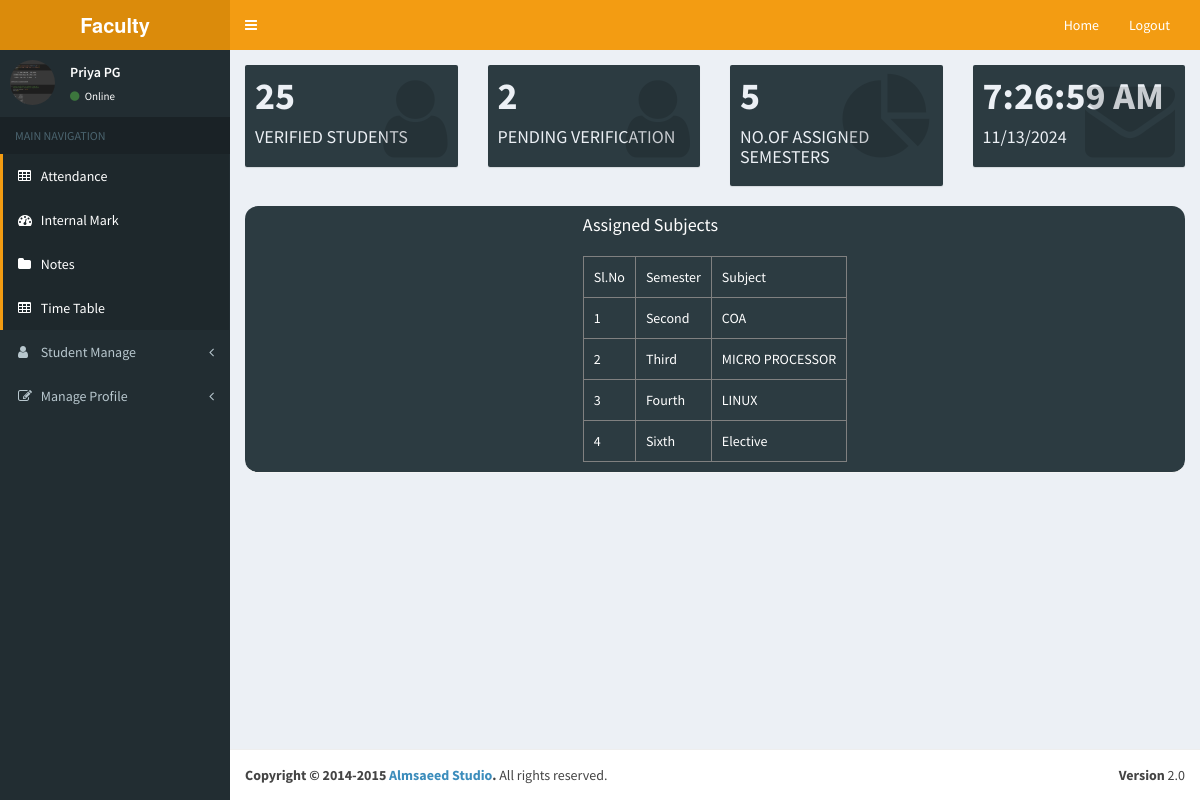
/Project/Faculty/HomePage.php (signed in), run on the app's committed database.
### tables this page shows
CREATE TABLE `tbl_faculty` (
  `faculty_id` int(11) NOT NULL,
  `faculty_name` varchar(30) NOT NULL,
  `faculty_contact` varchar(10) NOT NULL,
  `faculty_address` varchar(500) NOT NULL,
  `faculty_photo` varchar(300) NOT NULL,
  `faculty_proof` varchar(300) NOT NULL,
  `faculty_email` varchar(50) NOT NULL,
  `faculty_password` varchar(10) NOT NULL,
  `place_id` int(10) NOT NULL
);

CREATE TABLE `tbl_assign` (
  `assign_id` int(11) NOT NULL,
  `assign_date` varchar(20) NOT NULL,
  `faculty_id` int(10) NOT NULL,
  `subject_id` int(10) NOT NULL,
  `semester_id` int(10) NOT NULL
);

CREATE TABLE `tbl_semester` (
  `semester_id` int(11) NOT NULL,
  `semester_name` varchar(10) NOT NULL
);

CREATE TABLE `tbl_subject` (
  `subject_id` int(11) NOT NULL,
  `subject_name` varchar(20) NOT NULL,
  `semester_id` int(10) NOT NULL,
  `course_id` int(10) NOT NULL
);

### Project/Faculty/HomePage.php (the view, shortened to what this page needs)
<?php
include('Head.php');
include("../Assets/Connection/Connection.php");
$selqry = "select count(student_id) as num from tbl_student where student_vstatus=1";
$result = $con->query($selqry);
$row = $result->fetch_assoc();
$selQry = "select count(student_id) as num1 from tbl_student where student_vstatus=0";
$res = $con->query($selQry);
$data = $res->fetch_assoc();
?>
<section class="content" style="min-width:700px;">
  <div class="row">
    <div class="col-lg-3 col-xs-6">
      <div class="small-box bg-dark" style="
    background-color: #2c3b41;
">
        <div class="inner">
          <h3>
            <?php echo $row['num'] ?>
          </h3>
          <h4>VERIFIED STUDENTS</h4>
        </div>
        <div class="icon">
          <i class="fa fa-user"></i>
        </div>
      </div>
    </div>
    <div class="col-lg-3 col-xs-6">
      <div class="small-box bg-green" style="
    background-color: #2c3b41;
">
        <div class="inner">
          <h3>
            <?php echo $data['num1']; ?>
          </h3>
          <h4>PENDING VERIFICATION</h4>
        </div>
        <div class="icon">
          <i class="fa fa-user"></i>
        </div>
      </div>
    </div>
    <div class="col-lg-3 col-xs-6">
      <div class="small-box bg-yellow" style="
    background-color: #2c3b41;
">
        <div class="inner">
          <?php
          $sselQry = "select count(semester_id) as num3 from tbl_assign where faculty_id=" . $_SESSION['fid'];
          $sres = $con->query($sselQry);
          $sdata = $sres->fetch_assoc();
          ?>
          <h3>
            <?php echo $sdata['num3']; ?>
          </h3>
          <h4>NO.OF ASSIGNED SEMESTERS</h4>
        </div>
        <div class="icon">
          <i class="fa fa-pie-chart"></i>
        </div>
      </div>
    </div>
    <div class="col-lg-3 col-xs-6">
      <div class="small-box" style="
    background-color: #2c3b41;
">
        <div class="inner">
          <h3><span id="time"></span></h3>
          <h4><span id="date"></span></h4>
        </div>
        <div class="icon">
          <i class="fa fa-envelope"></i>
        </div>
      </div>
    </div>
  </div>
  <?php
  include("../Assets/Connection/Connection.php");
  ?>
  <!DOCTYPE html
    PUBLIC "-//W3C//DTD XHTML 1.0 Transitional//EN" "http://www.w3.org/TR/xhtml1/DTD/xhtml1-transitional.dtd">
  <html xmlns="http://www.w3.org/1999/xhtml">
  <head>
  </head>
  <body>
<div style="display: flex;">
    <div class="box-header with-border" style="background:#2c3b41;color:white; width:100%; border-radius: 13px;display: flex; justify-content: center;  ">
    <div>
      <h3 class="box-title">Assigned Subjects</h3>
      <form id="form1" name="form1" method="post" action="">
        <?php
        $selqry = "select * from tbl_assign a inner join tbl_semester s on s.semester_id=a.semester_id inner join tbl_subject su on su.subject_id=a.subject_id where faculty_id='" . $_SESSION['fid'] . "'";
        $res = $con->query($selqry);
        if ($res->num_rows > 0) {
          ?>
          <table border="1">
            <tr>
              <td>Sl.No</td>
              <td>Semester</td>
              <td>Subject</td>
            </tr>
            <?php
            $i = 0;
            while ($data = $res->fetch_assoc()) {
              $i++;
              ?>
              <tr>
                <td>
                  <?php echo $i; ?>
                </td>
                <td>
                  <?php echo $data['semester_name']; ?>
                </td>
                <td>
                  <?php echo $data['subject_name']; ?>
                </td>
              </tr>
              <?php
            }
            ?>
          </table>
          <?php
        }
        ?>
      </form>
    </div>
    </div>
</div>
  </body>
  </html>
</section>
<?php
include('Foot.php');
?>

### Project/Faculty/Head.php (shortened to what this page needs)
<!DOCTYPE html>
<html>
  <head>
    <?php
    include("../Assets/Connection/Connection.php");
    ?>
    <link href="../Assets/Template/Admin/bootstrap/css/bootstrap.min.css" rel="stylesheet" type="text/css" />
    <link href="https://maxcdn.bootstrapcdn.com/font-awesome/4.3.0/css/font-awesome.min.css" rel="stylesheet" type="text/css" />
    <link href="http://code.ionicframework.com/ionicons/2.0.0/css/ionicons.min.css" rel="stylesheet" type="text/css" />
    <link href="../Assets/Template/Admin/dist/css/AdminLTE.min.css" rel="stylesheet" type="text/css" />
    <link href="../Assets/Template/form.css" rel="stylesheet" type="text/css" />
    <link href="../Assets/Template/Admin/dist/css/skins/_all-skins.min.css" rel="stylesheet" type="text/css" />
    <link href="../Assets/Template/Admin/plugins/iCheck/flat/blue.css" rel="stylesheet" type="text/css" />
    <link href="../Assets/Template/Admin/plugins/morris/morris.css" rel="stylesheet" type="text/css" />
    <link href="../Assets/Template/Admin/plugins/jvectormap/jquery-jvectormap-1.2.2.css" rel="stylesheet" type="text/css" />
    <link href="../Assets/Template/Admin/plugins/datepicker/datepicker3.css" rel="stylesheet" type="text/css" />
    <link href="../Assets/Template/Admin/plugins/daterangepicker/daterangepicker-bs3.css" rel="stylesheet" type="text/css" />
    <link href="../Assets/Template/form.css" rel="stylesheet" type="text/css" />
    <link href="../Assets/Template/Admin/plugins/bootstrap-wysihtml5/bootstrap3-wysihtml5.min.css" rel="stylesheet" type="text/css" />
  </head>
  <body class="skin-yellow">
    <div class="wrapper">
      <header class="main-header">
        <a href="HomePage.php" class="logo"><b>Faculty</b></a>
        <nav class="navbar navbar-static-top" role="navigation">
          <a href="#" class="sidebar-toggle" data-toggle="offcanvas" role="button">
          </a>
          <div class="navbar-custom-menu">
            <ul class="nav navbar-nav">
              <li><a href="HomePage.php">Home</a></li>
              <li><a href="../logout.php">Logout</a></li>
                </ul>
          </div>
        </nav>
      </header>
      <?php
      $selQry="select * from tbl_faculty where faculty_id=".$_SESSION['fid'];
      $res=$con->query($selQry);
      $data=$res->fetch_assoc()
      ?>
      <aside class="main-sidebar">
        <section class="sidebar">
          <div class="user-panel">
          <div class="pull-left image">
          <img src="../Assets/Files/Faculty_file/Photo/<?php echo $data['faculty_photo']?>" class="img-circle" alt="User Image" />
            </div>
            <div class="pull-left info">
              <p><?php echo $_SESSION['fname']; ?></p>
              <a href="#"><i class="fa fa-circle text-success"></i> Online</a>
            </div>
          </div>
          <ul class="sidebar-menu">
            <li class="header">MAIN NAVIGATION</li>
            <li class="active treeview">
              <a href="Attendance.php">
                <i class="fa fa-table"></i> <span>Attendance</span>
              </a>
            </li>
            <li class="active treeview">
              <a href="AssignedSubjects.php">
                <i class="fa fa-dashboard"></i> <span>Internal Mark</span>
              </a>
            </li>
            <li class="active treeview">
              <a href="Fnotes.php">
                <i class="fa fa-folder"></i> <span>Notes</span>
              </a>
            </li>
            <li class="active treeview">
              <a href="ViewTimeTable.php">
                <i class="fa fa-table"></i> <span>Time Table</span>
              </a>
            </li>
            <li class="treeview">
              <a href="#">
                <i class="fa fa-user"></i>
                <span>Student Manage</span>
                <i class="fa fa-angle-left pull-right"></i>
              </a>
            </li>
            <li>
              <a href="#">
                <i class="fa fa-edit"></i> <span>Manage Profile</span>
                <i class="fa fa-angle-left pull-right"></i>
              </a>
            </li>
        </section>
      </aside>
      <div class="content-wrapper" >

### Project/Faculty/Head.php (style rules this page uses)
.small-box { background-color: #2c3b41 !important; color: #ecf0f5 !important; }

### Project/Faculty/HomePage.php (style rules this page uses)
tr, td, th { padding: 10px; }

### data on the page
tbl_faculty: faculty_photo (picture)
tbl_assign: semester.semester_name "Second", subject.subject_name "COA"
tbl_assign: semester.semester_name "Third", subject.subject_name "MICRO PROCESSOR"
tbl_assign: semester.semester_name "Fourth", subject.subject_name "LINUX"
tbl_assign: semester.semester_name "Sixth", subject.subject_name "Elective"

### other printed values
$_SESSION['fname'] "Priya PG"
$row['num'] "25"
$data['num1'] "2"
$sdata['num3'] "5"
